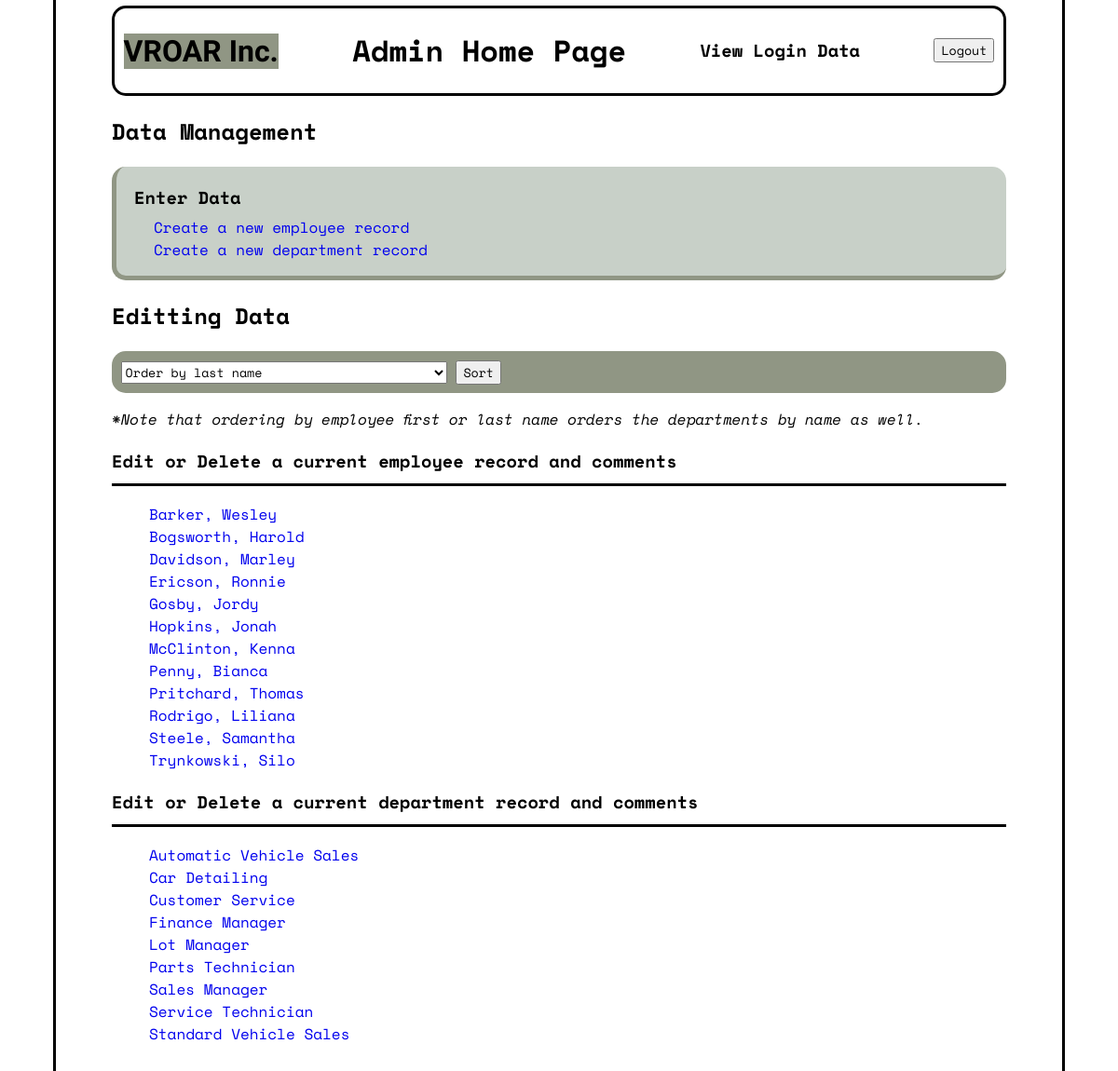
/locked.php, run on the app's committed database.
### tables this page shows
CREATE TABLE IF NOT EXISTS `employees` (
  `emp_id` int(3) NOT NULL AUTO_INCREMENT,
  `first_name` varchar(20) NOT NULL,
  `last_name` varchar(25) NOT NULL,
  `tel_number` varchar(14) NOT NULL,
  `email` varchar(35) NOT NULL,
  `department_id` int(2) NOT NULL,
  `image_file` varchar(35) DEFAULT NULL,
  `created` timestamp NOT NULL DEFAULT current_timestamp(),
  `updated` timestamp NOT NULL DEFAULT current_timestamp() ON UPDATE current_timestamp(),
  PRIMARY KEY (`emp_id`),
  KEY `department_id` (`department_id`),
  KEY `department_id_2` (`department_id`)
);

CREATE TABLE IF NOT EXISTS `departments` (
  `department_id` int(2) NOT NULL AUTO_INCREMENT,
  `image_file` varchar(35) DEFAULT NULL,
  `department_name` varchar(35) NOT NULL,
  `tel_number` varchar(14) NOT NULL,
  `email` varchar(35) NOT NULL,
  `created` timestamp NOT NULL DEFAULT current_timestamp(),
  `updated` timestamp NOT NULL DEFAULT current_timestamp() ON UPDATE current_timestamp(),
  PRIMARY KEY (`department_id`)
);

### locked.php (the view, shortened to what this page needs)
<?php
    if(isset($_POST['sort_request'])){
        $sort = $_POST['sort'];
        if($sort == "last_name"){
            $e_order = "last_name";
            $d_order = "department_name";
        } elseif($sort == "first_name"){
            $e_order = "first_name";
            $d_order = "department_name";
        } elseif($sort == "created_date"){
            $e_order = "created DESC";
            $d_order = "created DESC";
        } elseif($sort == "updated_date"){
            $e_order = "updated DESC";
            $d_order = "updated DESC";
        }
    } elseif(!isset($_POST['sort_request'])) {
        $e_order = "last_name";
        $d_order = "department_name";
    }
        $query = "SELECT * FROM employees ORDER BY $e_order";
        $query2 = "SELECT * FROM departments ORDER BY $d_order";
        $statement = $db->prepare($query);
        $statement2 = $db->prepare($query2);
        $statement->execute();
        $statement2->execute();
?>
<!DOCTYPE html>
<html lang="en">
<head>
    <link rel="stylesheet" type="text/css" href="locked.css" />
</head>
<body>
    <header>
        <h1><a href="index.php">VROAR Inc.</a></h1>
        <h1><a href="login.php">Admin Home Page</a></h1>
        <h3><a href="login_data.php">View Login Data</a></h3>
        <form method="POST" action="login.php">
            <input type="submit" class="submit" name="logout" value="Logout">
        </form>
    </header>
    <h2>Data Management</h2>
    <div>
        <h3><b>Enter Data</b></h3>
        <ul>
            <li><a href="create.php?type=employee">Create a new employee record</a></li>
            <li><a href="create.php?type=department">Create a new department record</a></li>
        </ul>
    </div>
    <h2>Editting Data</h2>
    <form method="POST" action="locked.php" id="sort_form">
        <select id="sort" name="sort">
            <option value="last_name">Order by last name</option>
        </select>
        <input type="submit" class="submit" value="Sort" name="sort_request" id="sort_submit">
    </form>
    <div>
        <p><i>*Note that ordering by employee first or last name orders the departments by name as well.</i></p>
    </div>
    <section>
        <h3><b>Edit or Delete a current employee record and comments</b></h3>
        <ul>
            <?php while($row = $statement->fetch()): ?>
                <li><a href="edit.php?emp_id=<?= $row['emp_id'] ?>"><?= $row['last_name'] ?>, <?= $row['first_name'] ?></a></li>
            <?php endwhile ?>
        </ul>
    </section>
    <section>
        <h3><b>Edit or Delete a current department record and comments</b></h3>
        <ul>
            <?php while($row = $statement2->fetch()): ?>
                <li><a href="edit.php?department_id=<?= $row['department_id'] ?>"><?= $row['department_name'] ?></a></li>
            <?php endwhile ?>
        </ul>
    </section>
</body>
</html>

### locked.css (style rules this page uses)
* { font-family: "Space Mono"; list-style: none; text-decoration: none; }
body { max-width: 80%; margin: 0% auto 3% auto; padding: 0.5% 5% 3% 5%; border-left: 3px solid #000; border-right: 3px solid #000; border-bottom: 3px solid #000; }
body header { display: flex; border: 3px solid #000; border-radius: 15px; padding: 0% 1% 0% 1%; align-items: center; }
body header h1:first-of-type { padding-right: 0%; }
body header h1:last-of-type { margin: auto; }
body header a { color: #000; }
body header h1:first-of-type a { font-family: "Rubik Moonrocks"; background-color: #909684; color: #000; }
body header > form { margin-left: auto; }
body div:first-of-type { border-bottom: 5px solid #909684; border-left: 5px solid #909684; background-color: #c8d0c8; border-radius: 15px; }
body div:first-of-type h3 { padding: 2% 0% 0% 2%; margin-bottom: -1%; }
body > form { background-color: #909684; border-radius: 15px; padding: 1%; }
body > form select { width: 350px; }
body section h3 { border-bottom: 3px solid #000; padding-bottom: 1%; }

### data on the page
employees: last_name "Barker", first_name "Wesley"
employees: last_name "Bogsworth", first_name "Harold"
employees: last_name "Davidson", first_name "Marley"
employees: last_name "Ericson", first_name "Ronnie"
employees: last_name "Gosby", first_name "Jordy"
employees: last_name "Hopkins", first_name "Jonah"
employees: last_name "McClinton", first_name "Kenna"
employees: last_name "Penny", first_name "Bianca"
employees: last_name "Pritchard", first_name "Thomas"
employees: last_name "Rodrigo", first_name "Liliana"
employees: last_name "Steele", first_name "Samantha"
employees: last_name "Trynkowski", first_name "Silo"
departments: department_name "Automatic Vehicle Sales"
departments: department_name "Car Detailing"
departments: department_name "Customer Service"
departments: department_name "Finance Manager"
departments: department_name "Lot Manager"
departments: department_name "Parts Technician"
departments: department_name "Sales Manager"
departments: department_name "Service Technician"
departments: department_name "Standard Vehicle Sales"
